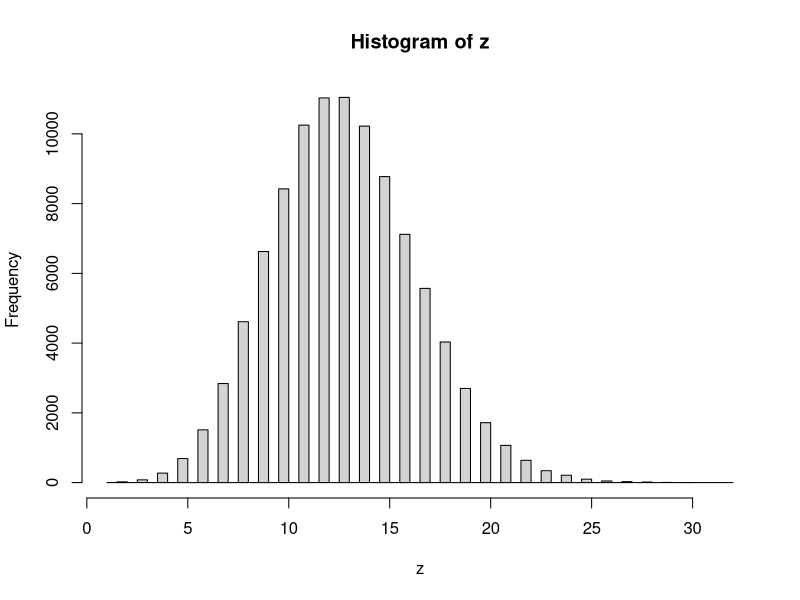
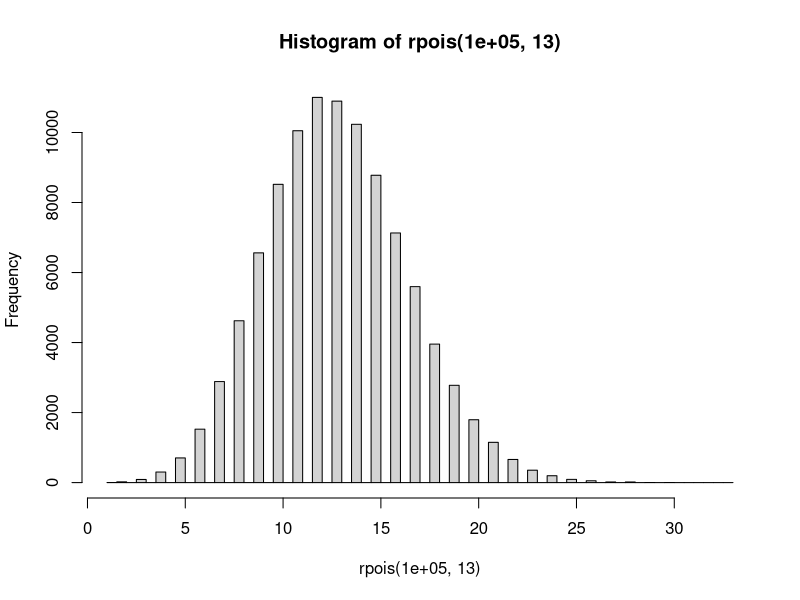
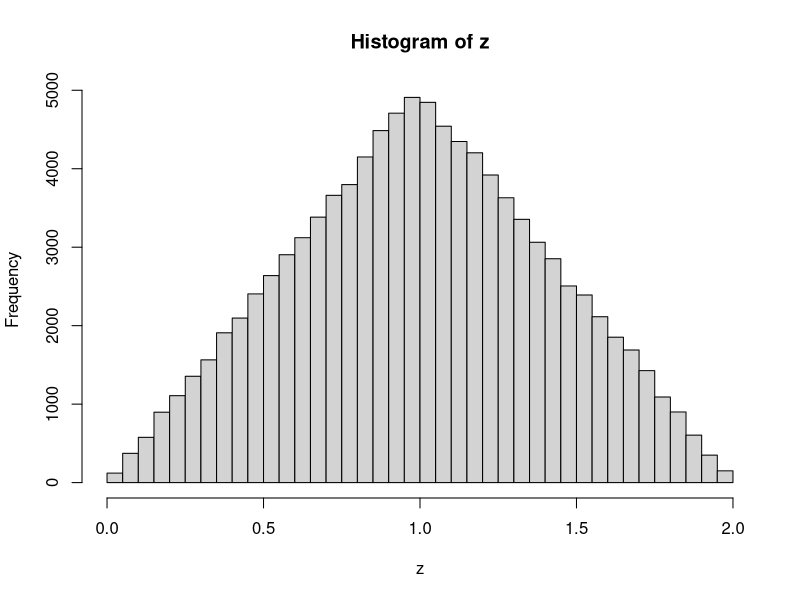
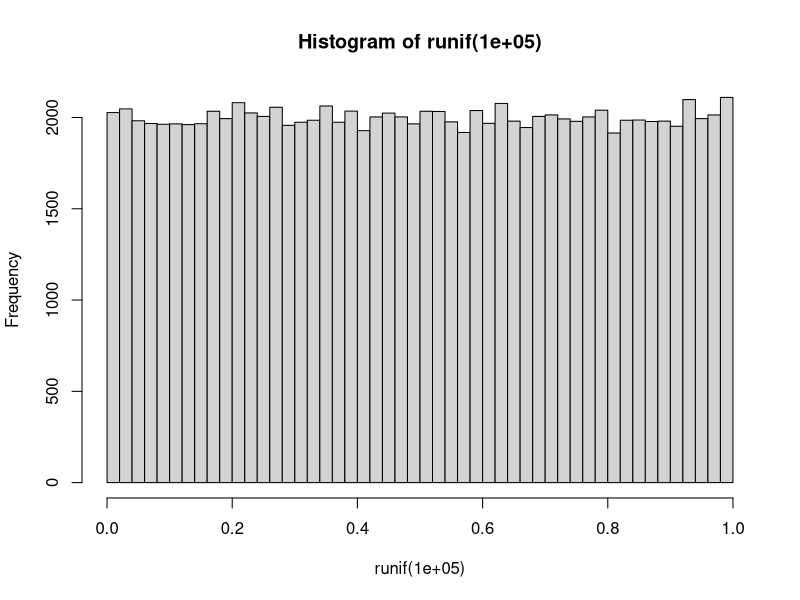
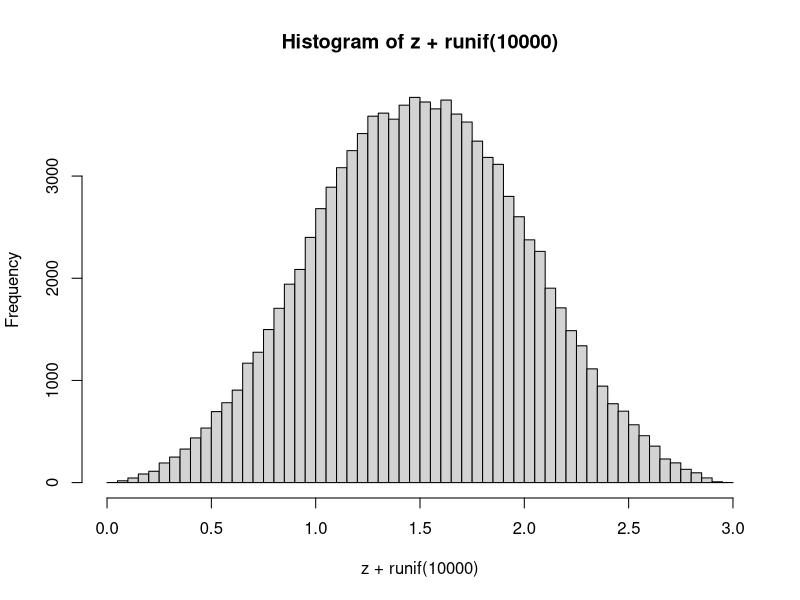
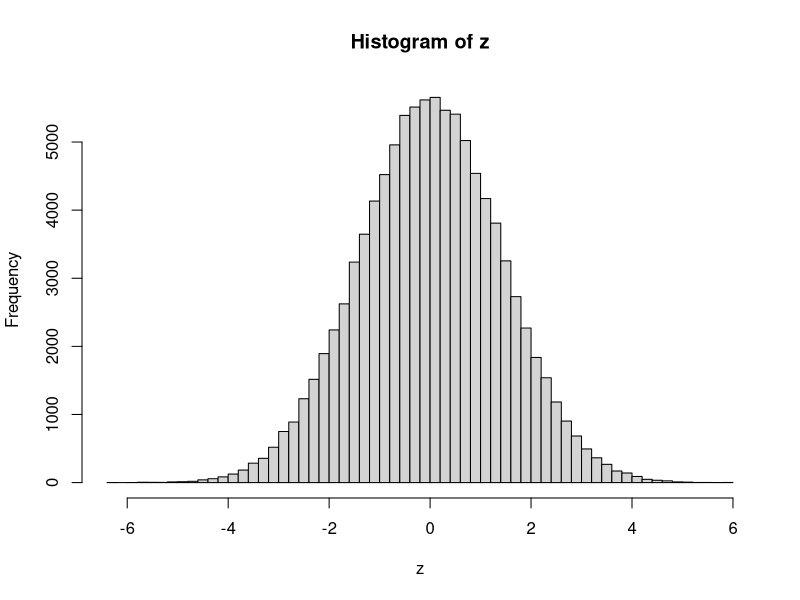
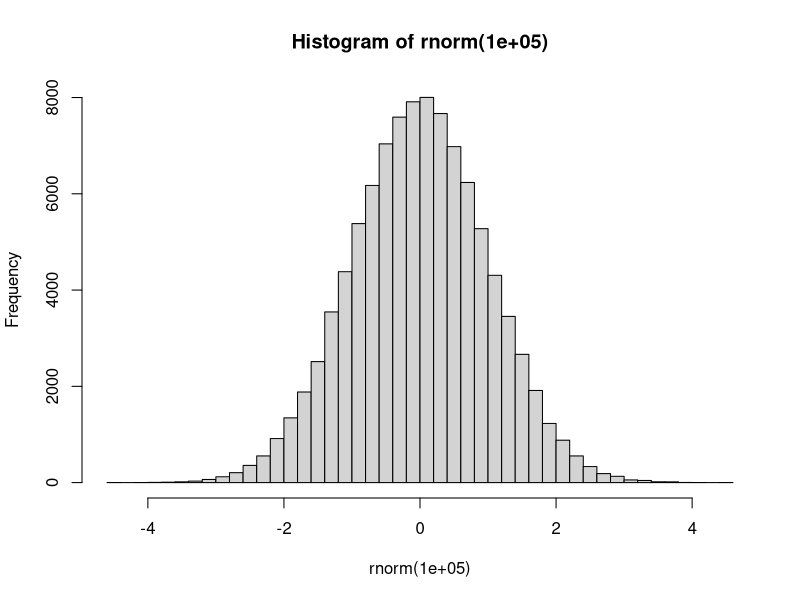
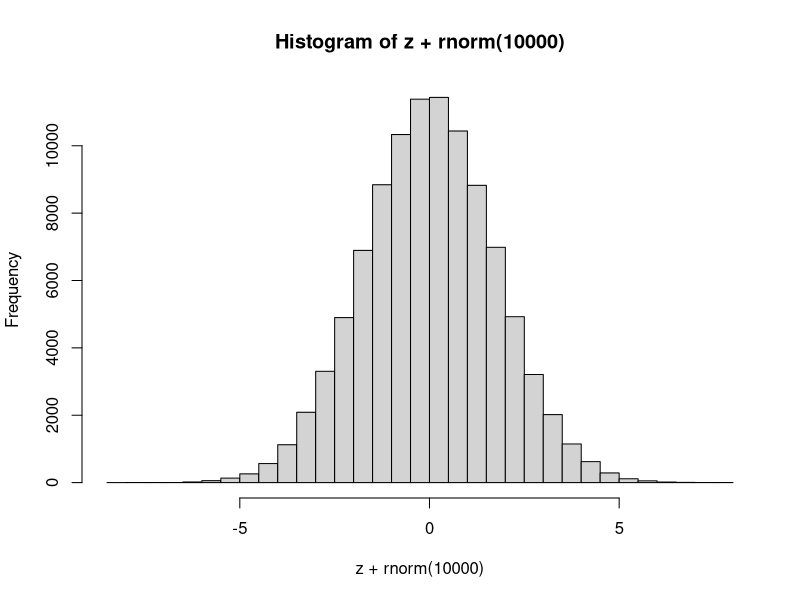

The R source for these figures, in order:
#### Poisson ####
x <- rpois(100000, 5)
y <- rpois(100000, 8)

z <- x + y
hist(z, breaks = 50)
hist(rpois(100000, 13), breaks = 50)

#### Uniform ####
x <- runif(100000)
y <- runif(100000)

z <- x + y
hist(z, breaks = 50)
hist(runif(100000), breaks = 50)

hist(z + runif(10000), breaks = 50)

#### Noraml ####
x <- rnorm(100000)
y <- rnorm(100000)

z <- x + y
hist(z, breaks = 50)
hist(rnorm(100000), breaks = 50)

hist(z + rnorm(10000), breaks = 50)
